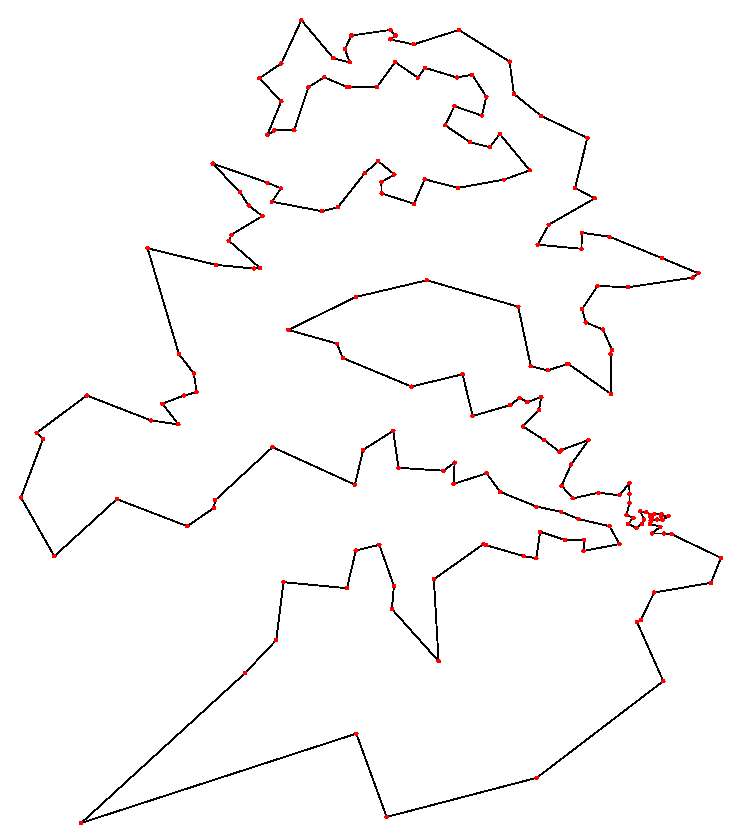
#> input picture Otimização/dados.png, 741 x 839 px
$ python main.py
#> lines starting #> are read from the running program, lines starting #| are printed output that depends on the picture; after the words box and inside, x2 and y2 are one past the last pixel; in counts of white or black regions, pixels touching at a corner belong together
import numpy as np
import random
import matplotlib.pyplot as plt
import cv2

# Imagem será carregado
image_path = "./dados.png"
image = cv2.imread(image_path)
#> image is the input picture: shape (839, 741, 3); mean B, G, R 249, 249, 250.3
hsv = cv2.cvtColor(image, cv2.COLOR_BGR2HSV)
#> hsv: shape (839, 741, 3); mean H, S, V 0, 1.3, 250.3
lower_red1 = np.array([0, 120, 100])
upper_red1 = np.array([10, 255, 255])
lower_red2 = np.array([170, 120, 100])
upper_red2 = np.array([180, 255, 255])
mask1 = cv2.inRange(hsv, lower_red1, upper_red1)
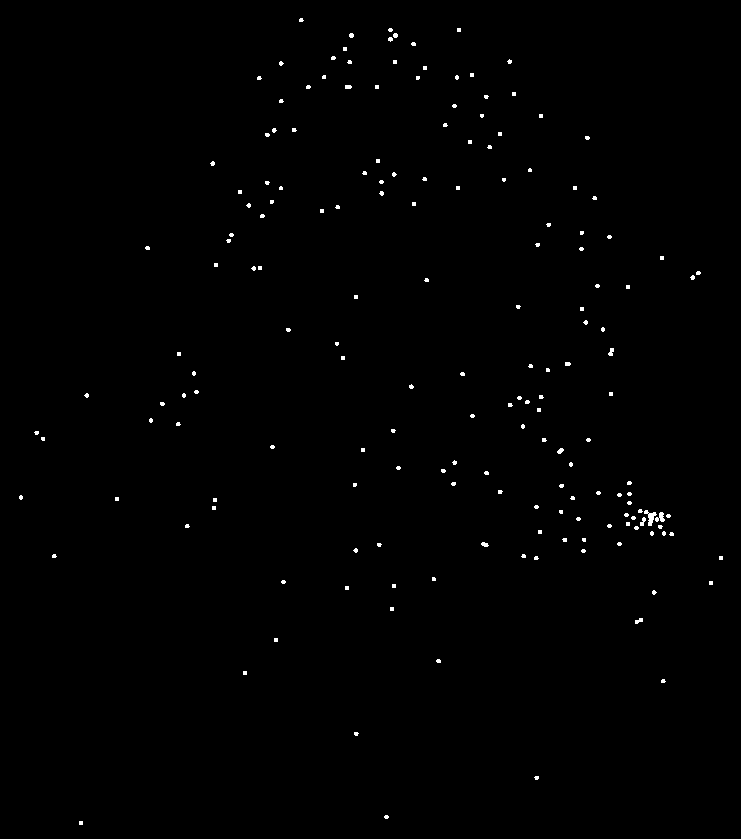
#> mask1: shape (839, 741); 0.49% white; 177 white regions (166 under 20 px)
mask2 = cv2.inRange(hsv, lower_red2, upper_red2)
#> mask2: shape (839, 741); every value is 0
red_mask = cv2.bitwise_or(mask1, mask2)
contours, _ = cv2.findContours(red_mask, cv2.RETR_EXTERNAL, cv2.CHAIN_APPROX_SIMPLE)
#> contours = 177 contours, 172 with area under 20; largest, box (x1, y1, x2, y2) and area: (644, 510, 657, 526) 68, (655, 512, 665, 522) 41, (608, 348, 614, 356) 22, (640, 517, 646, 526) 20, (557, 448, 564, 454) 20
cities = np.array([cv2.boundingRect(cnt)[:2] for cnt in contours])
#> cities = 177 pairs, first value 19 to 719, second value 18 to 821

# Calcula a distância total de um caminho
def total_distance(cities, path):
    return sum(np.linalg.norm(cities[path[i]] - cities[path[i-1]]) for i in range(len(path)))

# Subida de Encosta
def hill_climbing(cities, max_iters=1000):
    n = len(cities)
    best_path = list(range(n))
    random.shuffle(best_path)
    best_dist = total_distance(cities, best_path)

    for _ in range(max_iters):
        i, j = sorted(random.sample(range(n), 2))
        new_path = best_path[:i] + best_path[i:j+1][::-1] + best_path[j+1:]
        new_dist = total_distance(cities, new_path)

        if new_dist < best_dist:
            best_path, best_dist = new_path, new_dist

    return best_path, best_dist

# Têmpera Simulada
def simulated_annealing(cities, initial_temp=100, cooling_rate=0.995, max_iters=10000):
    n = len(cities)
    path = list(range(n))
    random.shuffle(path)
    dist = total_distance(cities, path)
    temp = initial_temp

    for _ in range(max_iters):
        i, j = sorted(random.sample(range(n), 2))
        new_path = path[:i] + path[i:j+1][::-1] + path[j+1:]
        new_dist = total_distance(cities, new_path)

        if new_dist < dist or random.random() < np.exp((dist - new_dist) / temp):
            path, dist = new_path, new_dist

        temp *= cooling_rate
        if temp < 1e-8:
            break

    return path, dist

# Plotar caminho
def plot_path(cities, path, title):
    plt.figure(figsize=(8, 6))
    plt.scatter(cities[:, 0], -cities[:, 1], c='red')
    ordered_cities = cities[path + [path[0]]]
    plt.plot(ordered_cities[:, 0], -ordered_cities[:, 1], 'b-')
    plt.title(title)
    plt.show()

# Testando Subida de Encosta
hc_path, hc_dist = hill_climbing(cities)
#> in hill_climbing, `n = len(cities)`: n = 177
#> in hill_climbing, `best_dist = total_distance(cities, best_path)`: best_dist = 53654.3
#> the loop in hill_climbing, `for _ in range(max_iters):` made 1000 passes
#> (new_dist, best_dist) on passes 4, 6, 9, 11, 13, 14, 16, 21, 26, 28, 29, 33: (53460.5, 53460.5), (53410.9, 53410.9), (53244.4, 53244.4), (53008.4, 53008.4), (53005.6, 53005.6), (52709.4, 52709.4), (52674.6, 52674.6), (52204.2, 52204.2), (52196.1, 52196.1), (51998.1, 51998.1), (51997.2, 51997.2), (51842.8, 51842.8)
#> new_dist on passes 1, 2, 3, 5, 7, 8: 54598.5, 53664.9, 53994.2, 53883.5, 53694.7, 53688.8
#> after the loop in hill_climbing, `for _ in range(max_iters):`: best_dist = 24400.4; best_path = 177 values, max 176 at index 169, min 0 at index 84, mean 88
#> hc_path has the same summary as best_path in hill_climbing; hc_dist = 24400.4
plot_path(cities, hc_path, f"Subida de Encosta (Teste) - Distância: {hc_dist:.2f}")
#> in plot_path, `ordered_cities = cities[path + [path[0]]]`: ordered_cities = 178 pairs, first value 19 to 719, second value 18 to 821
#> in plot_path, `plt.show()`:
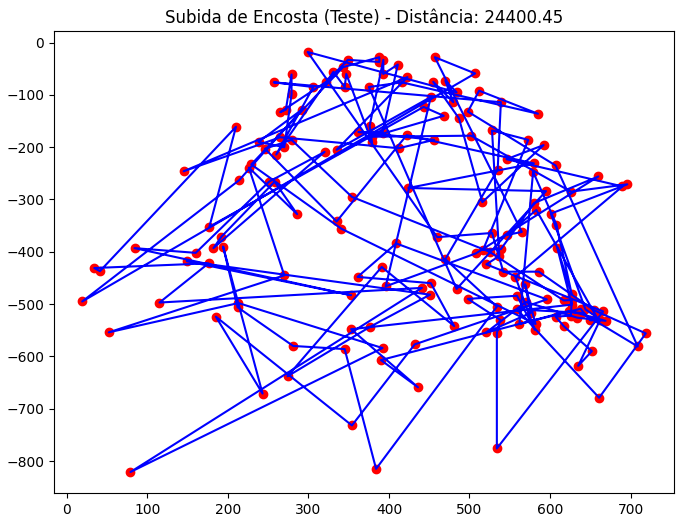
#> figure drawn by matplotlib, 1 panel

# Testando Têmpera Simulada
sa_path, sa_dist = simulated_annealing(cities)
#> in simulated_annealing, `n = len(cities)`: n = 177
#> in simulated_annealing, `dist = total_distance(cities, path)`: dist = 56431
#> the loop in simulated_annealing, `for _ in range(max_iters):` made 4594 passes
#> (new_dist, dist) on passes 1, 2, 5, 6, 7, 8, 9, 11, 12, 13, 14, 15: (56443.1, 56443.1), (56012.8, 56012.8), (55633.6, 55633.6), (55515.1, 55515.1), (55405.3, 55405.3), (55368.9, 55368.9), (55204.5, 55204.5), (55118.2, 55118.2), (55135.4, 55135.4), (54777.2, 54777.2), (54777.5, 54777.5), (54532.2, 54532.2)
#> new_dist on passes 3, 4, 10, 17, 25, 31: 56461.1, 56231.2, 55491.5, 54746.6, 53711.5, 53029.1
plot_path(cities, sa_path, f"Têmpera Simulada (Teste) - Distância: {sa_dist:.2f}")
#> in plot_path (call 2), `plt.show()`:
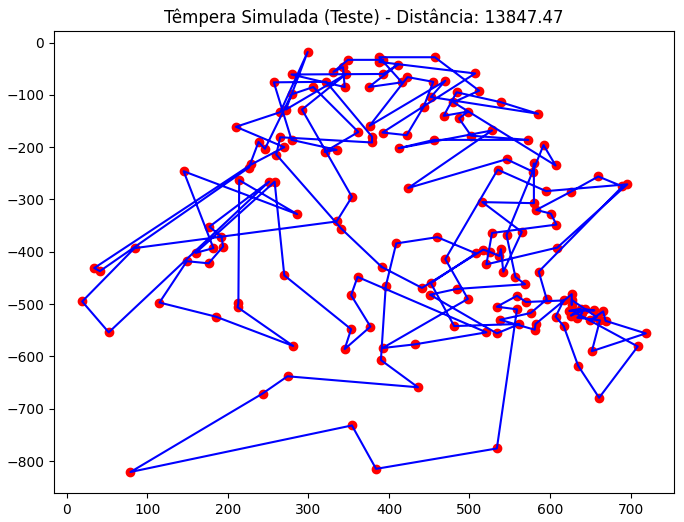
#> figure drawn by matplotlib, 1 panel
